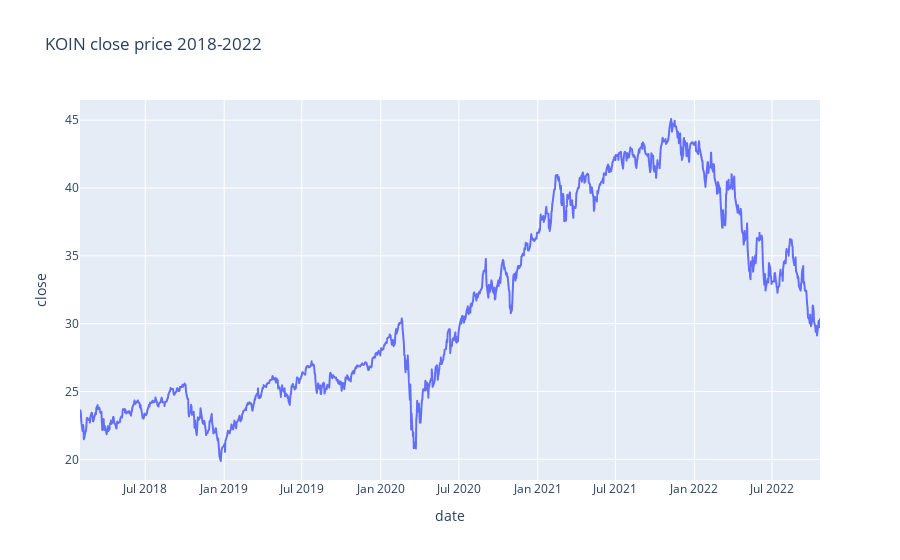

Here is the notebook cell this chart was saved with:
### Markdown cell above
## Visualisations
<br>

Includes line plots, bar graphs and interactive candlestick plots.

### Code cell
# Forecasting with linear regression / visualizations

# Price at market close over 2018 through 2022


figure = px.line(koin_w_moving_average, x=koin_w_moving_average.date,
                y=koin_w_moving_average.close,
                title="KOIN close price 2018-2022")


figure.show()

### Figure 1 — Plotly figure (JSON) as saved in the notebook; plotly's stock layout.template omitted (floating-point values rounded to 4 significant figures; data arrays with more than 128 entries replaced by an {"elided": "..."} marker saying what was removed)
{"data": [{"hovertemplate": "date=%{x}<br>close=%{y}<extra></extra>", "legendgroup": "", "line": {"color": "#636efa", "dash": "solid"}, "marker": {"symbol": "circle"}, "mode": "lines", "name": "", "showlegend": false, "type": "scattergl", "x": {"elided": "1192 str values"}, "xaxis": "x", "y": {"elided": "1192 float values"}, "yaxis": "y"}], "layout": {"legend": {"tracegroupgap": 0}, "title": {"text": "KOIN close price 2018-2022"}, "xaxis": {"anchor": "y", "domain": [0, 1], "title": {"text": "date"}}, "yaxis": {"anchor": "x", "domain": [0, 1], "title": {"text": "close"}}}}
